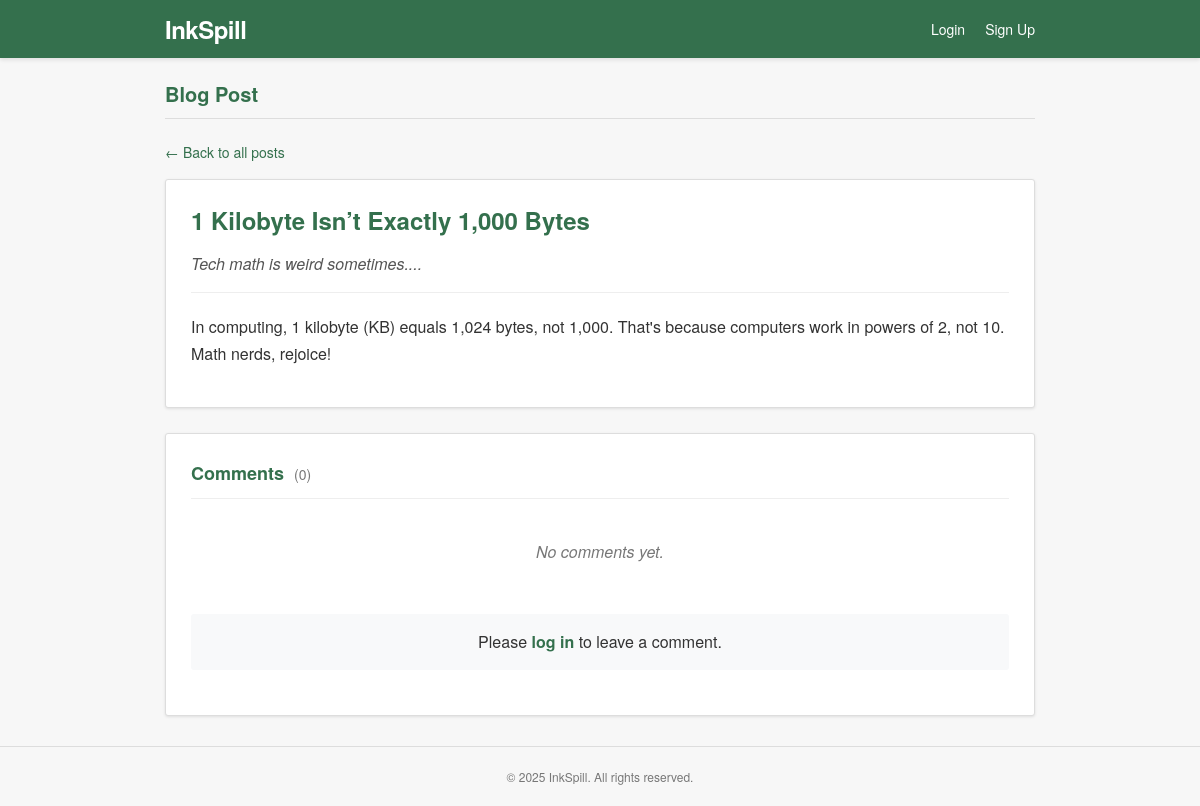
The page /15/ on the database as committed earlier.
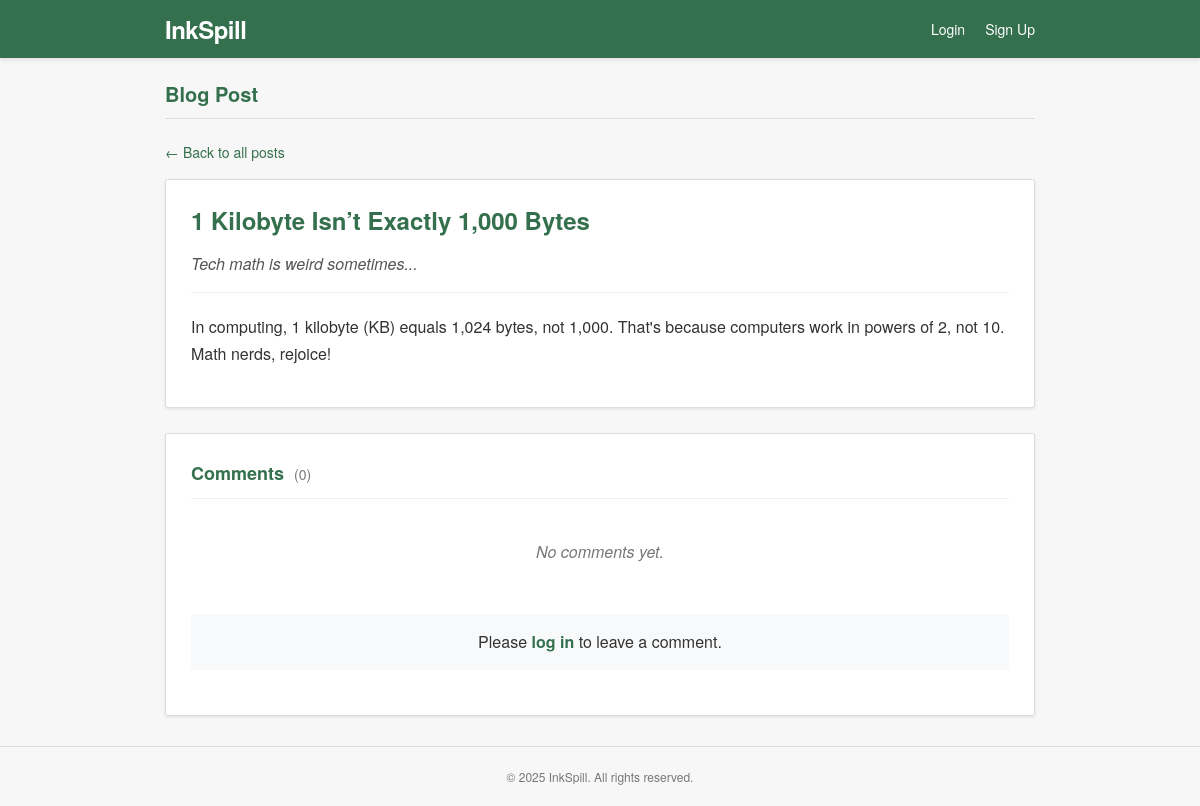
The same page on the database as committed later.
### posts/models.py (models this page shows, shortened)
class Post(models.Model):
    title = models.CharField(max_length=200)
    description = models.TextField()
    content = models.TextField()
    author = models.ForeignKey(User, on_delete=models.CASCADE, related_name='posts', null=True, blank=True)
    created_at = models.DateTimeField(null=True, blank=True)

### posts/views.py (the view)
# urls.py: path("<int:pk>/", PostDetailView.as_view(), name="post_detail"),
class PostDetailView(DetailView):
    model = Post
    template_name = "posts/pages/post/post_detail.html"
    def get_context_data(self, **kwargs):
        context = super().get_context_data(**kwargs)
        context['comments'] = self.object.comments.all()
        return context

### posts/templates/posts/pages/post/post_detail.html (shortened to what this page needs)
{% extends 'posts/layouts/base.html' %}
{% block content %}
<h1 class="page-title">Blog Post</h1>
<a href="{% url 'post_list' %}" class="back-link">← Back to all posts</a>
<article class="post-detail">
    <h2 class="post-title">{{ object.title }}</h2>
    <p class="post-description">{{ object.description }}</p>
    <div class="post-content">{{ object.content|linebreaks }}</div>
</article>
{% include 'posts/pages/post/post_comments.html' %}
{% endblock %}

Rows that differ between the two databases and show on the page:
changed Post "1 Kilobyte Isn’t Exactly 1,000 Bytes": description "Tech math is weird sometimes...." → "Tech math is weird sometimes..."
